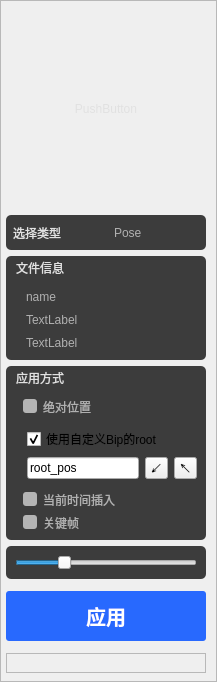
  <widget class="QDockWidget" name="dockWidget_2">
   <attribute name="dockWidgetArea">
    <number>2</number>
   </attribute>
   <widget class="QWidget" name="dockWidgetContents_3">
    <layout class="QVBoxLayout" name="verticalLayout_16">
     <property name="spacing">
      <number>0</number>
     </property>
     <property name="leftMargin">
      <number>0</number>
     </property>
     <property name="topMargin">
      <number>0</number>
     </property>
     <property name="rightMargin">
      <number>0</number>
     </property>
     <property name="bottomMargin">
      <number>0</number>
     </property>
     <item>
      <widget class="QFrame" name="frame_3">
       <property name="focusPolicy">
        <enum>Qt::StrongFocus</enum>
       </property>
       <property name="frameShape">
        <enum>QFrame::StyledPanel</enum>
       </property>
       <property name="frameShadow">
        <enum>QFrame::Raised</enum>
       </property>
       <layout class="QVBoxLayout" name="verticalLayout_8">
        <property name="spacing">
         <number>6</number>
        </property>
        <property name="leftMargin">
         <number>5</number>
        </property>
        <property name="topMargin">
         <number>8</number>
        </property>
        <property name="rightMargin">
         <number>10</number>
        </property>
        <property name="bottomMargin">
         <number>8</number>
        </property>
        <item>
         <layout class="QHBoxLayout" name="horizontalLayout_9">
          <property name="spacing">
           <number>0</number>
          </property>
          <property name="bottomMargin">
           <number>0</number>
          </property>
         </layout>
        </item>
        <item>
         <layout class="QVBoxLayout" name="verticalLayout_20">
          <property name="leftMargin">
           <number>0</number>
          </property>
          <property name="topMargin">
           <number>0</number>
          </property>
          <property name="rightMargin">
           <number>0</number>
          </property>
          <property name="bottomMargin">
           <number>0</number>
          </property>
          <item>
           <widget class="QPushButton" name="pushButton_4">
            <property name="minimumSize">
             <size>
              <width>200</width>
              <height>200</height>
             </size>
            </property>
            <property name="maximumSize">
             <size>
              <width>15000</width>
              <height>200</height>
             </size>
            </property>
            <property name="styleSheet">
             <string notr="true">QPushButton {
    background-color:argb(10, 10, 10,40);
	color: rgb(225, 225, 225);
    border-width: 0px;
    border-radius: 3px;
    border-color: beige;
    padding: 2px;

}
QPushButton:hover {
    background-color:argb(10, 10, 10,40);
}
QPushButton:pressed {
    background-color: argb(10, 10, 10,40);
    border-style: inset;
}
</string>
            </property>
            <property name="text">
             <string>PushButton</string>
            </property>
           </widget>
          </item>
          <item>
           <widget class="QFrame" name="frame_7">
            <property name="styleSheet">
             <string notr="true">QFrame{
background-color:rgb(60, 60, 60);
    border-radius: 5px;
}</string>
            </property>
            <property name="frameShape">
             <enum>QFrame::StyledPanel</enum>
            </property>
            <property name="frameShadow">
             <enum>QFrame::Raised</enum>
            </property>
            <layout class="QHBoxLayout" name="horizontalLayout_7">
             <property name="spacing">
              <number>0</number>
             </property>
             <property name="leftMargin">
              <number>5</number>
             </property>
             <property name="topMargin">
              <number>6</number>
             </property>
             <property name="rightMargin">
              <number>0</number>
             </property>
             <property name="bottomMargin">
              <number>6</number>
             </property>
             <item>
              <widget class="QPushButton" name="pushButton_2">
               <property name="enabled">
                <bool>false</bool>
               </property>
               <property name="minimumSize">
                <size>
                 <width>23</width>
                 <height>23</height>
                </size>
               </property>
               <property name="styleSheet">
                <string notr="true">QPushButton {
    background-color:transparent;
	color: rgb(225, 225, 225);
    border-style: outset;
    border-width: 0px;
    border-radius: 3px;
    border-color: beige;
    padding: 2px;
	text-align:left
}
QPushButton:hover {
    background-color: rgb(150, 150, 150);
}
QPushButton:pressed {
    background-color:  rgb(210, 210, 210);
    border-style: inset;
}

</string>
               </property>
               <property name="text">
                <string>选择类型</string>
               </property>
              </widget>
             </item>
             <item>
              <widget class="QLabel" name="label_7">
               <property name="minimumSize">
                <size>
                 <width>23</width>
                 <height>23</height>
                </size>
               </property>
               <property name="styleSheet">
                <string notr="true">QLabel{
    background-color:transparent;
	color:rgb(176, 176, 176);

    border-width: 0px;
    border-radius: 3px;
    border-color: beige;
    padding: 2px;
	text-align:left
}
</string>
               </property>
               <property name="text">
                <string>Pose</string>
               </property>
              </widget>
             </item>
            </layout>
           </widget>
          </item>
         </layout>
        </item>
        <item>
         <widget class="QFrame" name="frame_4">
          <property name="styleSheet">
           <string notr="true">QFrame{
background-color:rgb(60, 60, 60);
    border-radius: 5px;
}</string>
          </property>
          <property name="frameShape">
           <enum>QFrame::StyledPanel</enum>
          </property>
          <property name="frameShadow">
           <enum>QFrame::Raised</enum>
          </property>
          <layout class="QVBoxLayout" name="verticalLayout_2">
           <property name="spacing">
            <number>0</number>
           </property>
           <property name="leftMargin">
            <number>0</number>
           </property>
           <property name="topMargin">
            <number>0</number>
           </property>
           <property name="rightMargin">
            <number>0</number>
           </property>
           <property name="bottomMargin">
            <number>0</number>
           </property>
           <item>
            <layout class="QHBoxLayout" name="horizontalLayout_8">
             <property name="spacing">
              <number>0</number>
             </property>
             <property name="leftMargin">
              <number>5</number>
             </property>
             <property name="topMargin">
              <number>0</number>
             </property>
             <item>
              <widget class="QLabel" name="label">
               <property name="minimumSize">
                <size>
                 <width>23</width>
                 <height>23</height>
                </size>
               </property>
               <property name="styleSheet">
                <string notr="true">QLabel{
    background-color:transparent;
	color:rgb(225, 225, 225);
    border-width: 0px;
    border-radius: 3px;
    border-color: beige;
    padding: 2px;
	text-align:left
}
</string>
               </property>
               <property name="text">
                <string>文件信息</string>
               </property>
              </widget>
             </item>
            </layout>
           </item>
           <item>
            <layout class="QVBoxLayout" name="verticalLayout_9">
             <property name="spacing">
              <number>0</number>
             </property>
             <property name="leftMargin">
              <number>15</number>
             </property>
             <property name="topMargin">
              <number>6</number>
             </property>
             <property name="bottomMargin">
              <number>6</number>
             </property>
             <item>
              <widget class="QLabel" name="Lbl_Name">
               <property name="sizePolicy">
                <sizepolicy hsizetype="Preferred" vsizetype="Fixed">
                 <horstretch>0</horstretch>
                 <verstretch>0</verstretch>
                </sizepolicy>
               </property>
               <property name="minimumSize">
                <size>
                 <width>23</width>
                 <height>23</height>
                </size>
               </property>
               <property name="styleSheet">
                <string notr="true">QLabel{
    background-color:transparent;
	color:rgb(176, 176, 176);

    border-width: 0px;
    border-radius: 3px;
    border-color: beige;
    padding: 2px;
	text-align:left
}
</string>
               </property>
               <property name="text">
                <string>name</string>
               </property>
              </widget>
             </item>
             <item>
              <widget class="QLabel" name="Lbl_ObjCount">
               <property name="sizePolicy">
                <sizepolicy hsizetype="Preferred" vsizetype="Fixed">
                 <horstretch>0</horstretch>
                 <verstretch>0</verstretch>
                </sizepolicy>
               </property>
               <property name="minimumSize">
                <size>
                 <width>23</width>
                 <height>23</height>
                </size>
               </property>
               <property name="styleSheet">
                <string notr="true">QLabel{
    background-color:transparent;
	color:rgb(176, 176, 176);

    border-width: 0px;
    border-radius: 3px;
    border-color: beige;
    padding: 2px;
	text-align:left
}
</string>
               </property>
               <property name="text">
                <string>TextLabel</string>
               </property>
              </widget>
             </item>
             <item>
              <widget class="QLabel" name="Lbl_Path">
               <property name="minimumSize">
                <size>
                 <width>23</width>
                 <height>23</height>
                </size>
               </property>
               <property name="styleSheet">
                <string notr="true">QLabel{
    background-color:transparent;
	color:rgb(176, 176, 176);

    border-width: 0px;
    border-radius: 3px;
    border-color: beige;
    padding: 2px;
	text-align:left
}
</string>
               </property>
               <property name="text">
                <string>TextLabel</string>
               </property>
              </widget>
             </item>
            </layout>
           </item>
          </layout>
         </widget>
        </item>
        <item>
         <widget class="QFrame" name="frame_5">
          <property name="styleSheet">
           <string notr="true">QFrame{
background-color:rgb(60, 60, 60);
    border-radius: 5px;
}</string>
          </property>
          <property name="frameShape">
           <enum>QFrame::StyledPanel</enum>
          </property>
          <property name="frameShadow">
           <enum>QFrame::Raised</enum>
          </property>
          <layout class="QVBoxLayout" name="verticalLayout_12">
           <property name="spacing">
            <number>0</number>
           </property>
           <property name="leftMargin">
            <number>0</number>
           </property>
           <property name="topMargin">
            <number>0</number>
           </property>
           <property name="rightMargin">
            <number>0</number>
           </property>
           <property name="bottomMargin">
            <number>0</number>
           </property>
           <item>
            <layout class="QHBoxLayout" name="horizontalLayout_5">
             <property name="leftMargin">
              <number>5</number>
             </property>
             <item>
              <widget class="QLabel" name="label_2">
               <property name="minimumSize">
                <size>
                 <width>23</width>
                 <height>23</height>
                </size>
               </property>
               <property name="styleSheet">
                <string notr="true">QLabel{
    background-color:transparent;
	color:rgb(225, 225, 225);
    border-width: 0px;
    border-radius: 3px;
    border-color: beige;
    padding: 2px;
	text-align:left
}
</string>
               </property>
               <property name="text">
                <string>应用方式</string>
               </property>
              </widget>
             </item>
            </layout>
           </item>
           <item>
            <layout class="QVBoxLayout" name="verticalLayout_13">
             <property name="leftMargin">
              <number>15</number>
             </property>
             <property name="topMargin">
              <number>6</number>
             </property>
             <property name="rightMargin">
              <number>0</number>
             </property>
             <property name="bottomMargin">
              <number>6</number>
             </property>
             <item>
              <widget class="QCheckBox" name="checkBox_3">
               <property name="minimumSize">
                <size>
                 <width>23</width>
                 <height>23</height>
                </size>
               </property>
               <property name="styleSheet">
                <string notr="true">QCheckBox{
    background-color:transparent;
	color:rgb(176, 176, 176);
    border-width: 0px;
    border-radius: 3px;
    border-color: beige;
    padding: 2px;
	text-align:left
}


QCheckBox::indicator:unchecked {
    background-color:rgb(180,180,180);
border-radius: 3px;
	padding: 2px;
}

QCheckBox::indicator:unchecked:hover {
    background-color:rgb(40, 105, 254);
border-radius: 3px;
	padding: 2px;
}

QCheckBox::indicator:unchecked:pressed {
    background-color:rgb(14, 59, 229);
border-radius: 3px;
	padding: 2px;
}

QCheckBox::indicator:checked:hover {
    background-color:rgb(40, 105, 254);
border-radius: 3px;
	padding: 2px;
}

QCheckBox::indicator:checked:pressed {
    background-color:rgb(220,220,220);
border-radius: 3px;
	padding: 2px;
}

QCheckBox::indicator:indeterminate:hover {
    background-color:rgb(40, 105, 254);
border-radius: 3px;
	padding: 2px;
}

QCheckBox::indicator:indeterminate:pressed {
    background-color:rgb(40, 105, 254);
border-radius: 3px;
	padding: 2px;
}


</string>
               </property>
               <property name="text">
                <string>绝对位置</string>
               </property>
              </widget>
             </item>
             <item>
              <widget class="QFrame" name="frame_Retarget_Bip_root">
               <property name="frameShape">
                <enum>QFrame::StyledPanel</enum>
               </property>
               <property name="frameShadow">
                <enum>QFrame::Raised</enum>
               </property>
               <layout class="QVBoxLayout" name="verticalLayout_25">
                <property name="leftMargin">
                 <number>6</number>
                </property>
                <item>
                 <widget class="QCheckBox" name="checkBox_is_Retarget_Bip_root">
                  <property name="text">
                   <string>使用自定义Bip的root</string>
                  </property>
                  <property name="checked">
                   <bool>true</bool>
                  </property>
                 </widget>
                </item>
                <item>
                 <layout class="QHBoxLayout" name="horizontalLayout_20">
                  <item>
                   <widget class="QLineEdit" name="lineEdit_Retarget_Bip_root_name">
                    <property name="text">
                     <string>root_pos</string>
                    </property>
                   </widget>
                  </item>
                  <item>
                   <widget class="QToolButton" name="Btn_Retarget_Bip_root_pick">
                    <property name="sizePolicy">
                     <sizepolicy hsizetype="Fixed" vsizetype="Ignored">
                      <horstretch>0</horstretch>
                      <verstretch>0</verstretch>
                     </sizepolicy>
                    </property>
                    <property name="toolTip">
                     <string>指定当前选择的物体</string>
                    </property>
                    <property name="text">
                     <string>↙</string>
                    </property>
                   </widget>
                  </item>
                  <item>
                   <widget class="QToolButton" name="Btn_Retarget_Bip_root_select">
                    <property name="sizePolicy">
                     <sizepolicy hsizetype="Fixed" vsizetype="Ignored">
                      <horstretch>0</horstretch>
                      <verstretch>0</verstretch>
                     </sizepolicy>
                    </property>
                    <property name="toolTip">
                     <string>选择当前指定的物体</string>
                    </property>
                    <property name="text">
                     <string>↖</string>
                    </property>
                   </widget>
                  </item>
                 </layout>
                </item>
               </layout>
              </widget>
             </item>
             <item>
              <widget class="QCheckBox" name="checkBox_4">
               <property name="minimumSize">
                <size>
                 <width>23</width>
                 <height>23</height>
                </size>
               </property>
               <property name="styleSheet">
                <string notr="true">QCheckBox{
    background-color:transparent;
	color:rgb(176, 176, 176);
    border-width: 0px;
    border-radius: 3px;
    border-color: beige;
    padding: 2px;
	text-align:left
}


QCheckBox::indicator:unchecked {
    background-color:rgb(180,180,180);
border-radius: 3px;
	padding: 2px;
}

QCheckBox::indicator:unchecked:hover {
    background-color:rgb(40, 105, 254);
border-radius: 3px;
	padding: 2px;
}

QCheckBox::indicator:unchecked:pressed {
    background-color:rgb(14, 59, 229);
border-radius: 3px;
	padding: 2px;
}

QCheckBox::indicator:checked:hover {
    background-color:rgb(40, 105, 254);
border-radius: 3px;
	padding: 2px;
}

QCheckBox::indicator:checked:pressed {
    background-color:rgb(220,220,220);
border-radius: 3px;
	padding: 2px;
}

QCheckBox::indicator:indeterminate:hover {
    background-color:rgb(40, 105, 254);
border-radius: 3px;
	padding: 2px;
}

QCheckBox::indicator:indeterminate:pressed {
    background-color:rgb(40, 105, 254);
border-radius: 3px;
	padding: 2px;
}


</string>
               </property>
               <property name="text">
                <string>当前时间插入</string>
               </property>
              </widget>
             </item>
             <item>
              <widget class="QCheckBox" name="checkBox_keyframe">
               <property name="styleSheet">
                <string notr="true">QCheckBox{
    background-color:transparent;
	color:rgb(176, 176, 176);
    border-width: 0px;
    border-radius: 3px;
    border-color: beige;
    padding: 2px;
	text-align:left
}


QCheckBox::indicator:unchecked {
    background-color:rgb(180,180,180);
border-radius: 3px;
	padding: 2px;
}

QCheckBox::indicator:unchecked:hover {
    background-color:rgb(40, 105, 254);
border-radius: 3px;
	padding: 2px;
}

QCheckBox::indicator:unchecked:pressed {
    background-color:rgb(14, 59, 229);
border-radius: 3px;
	padding: 2px;
}

QCheckBox::indicator:checked:hover {
    background-color:rgb(40, 105, 254);
border-radius: 3px;
	padding: 2px;
}

QCheckBox::indicator:checked:pressed {
    background-color:rgb(220,220,220);
border-radius: 3px;
	padding: 2px;
}

QCheckBox::indicator:indeterminate:hover {
    background-color:rgb(40, 105, 254);
border-radius: 3px;
	padding: 2px;
}

QCheckBox::indicator:indeterminate:pressed {
    background-color:rgb(40, 105, 254);
border-radius: 3px;
	padding: 2px;
}


</string>
               </property>
               <property name="text">
                <string>关键帧</string>
               </property>
              </widget>
             </item>
            </layout>
           </item>
          </layout>
         </widget>
        </item>
        <item>
         <widget class="QFrame" name="frame_6">
          <property name="styleSheet">
           <string notr="true">QFrame{
background-color:rgb(60, 60, 60);
    border-radius: 5px;
}</string>
          </property>
          <property name="frameShape">
           <enum>QFrame::StyledPanel</enum>
          </property>
          <property name="frameShadow">
           <enum>QFrame::Raised</enum>
          </property>
          <layout class="QVBoxLayout" name="verticalLayout_14">
           <item>
            <widget class="QSlider" name="horizontalSlider_2">
             <property name="minimum">
              <number>-50</number>
             </property>
             <property name="maximum">
              <number>150</number>
             </property>
             <property name="orientation">
              <enum>Qt::Horizontal</enum>
             </property>
            </widget>
           </item>
          </layout>
         </widget>
        </item>
        <item>
         <layout class="QVBoxLayout" name="verticalLayout_23">
          <property name="spacing">
           <number>6</number>
          </property>
          <property name="leftMargin">
           <number>0</number>
          </property>
          <property name="topMargin">
           <number>6</number>
          </property>
          <property name="rightMargin">
           <number>0</number>
          </property>
          <property name="bottomMargin">
           <number>6</number>
          </property>
          <item>
           <widget class="QToolButton" name="Btn_Apply">
            <property name="sizePolicy">
             <sizepolicy hsizetype="Expanding" vsizetype="Fixed">
              <horstretch>0</horstretch>
              <verstretch>0</verstretch>
             </sizepolicy>
            </property>
            <property name="minimumSize">
             <size>
              <width>50</width>
              <height>50</height>
             </size>
            </property>
            <property name="font">
             <font>
              <pointsize>15</pointsize>
              <weight>75</weight>
              <bold>true</bold>
             </font>
            </property>
            <property name="styleSheet">
             <string notr="true">QToolButton {
    background-color:rgb(40, 105, 254);
	color: rgb(255, 255, 255);
    border-width: 0px;
    border-radius: 3px;
    border-color: beige;
    padding: 2px;

}
QToolButton:hover {
    background-color:rgb(14, 59, 229);
}
QToolButton:pressed {
    background-color: rgb(1, 33, 154);
    border-style: inset;
}

</string>
            </property>
            <property name="text">
             <string>应用</string>
            </property>
           </widget>
          </item>
         </layout>
        </item>
        <item>
         <widget class="QFrame" name="frame_13">
          <property name="focusPolicy">
           <enum>Qt::StrongFocus</enum>
          </property>
          <property name="frameShape">
           <enum>QFrame::StyledPanel</enum>
          </property>
          <property name="frameShadow">
           <enum>QFrame::Raised</enum>
          </property>
          <layout class="QVBoxLayout" name="verticalLayout_26">
           <item>
            <spacer name="verticalSpacer_3">
             <property name="orientation">
              <enum>Qt::Vertical</enum>
             </property>
             <property name="sizeHint" stdset="0">
              <size>
               <width>180</width>
               <height>0</height>
              </size>
             </property>
            </spacer>
           </item>
          </layout>
         </widget>
        </item>
       </layout>
      </widget>
     </item>
    </layout>
   </widget>
  </widget>
